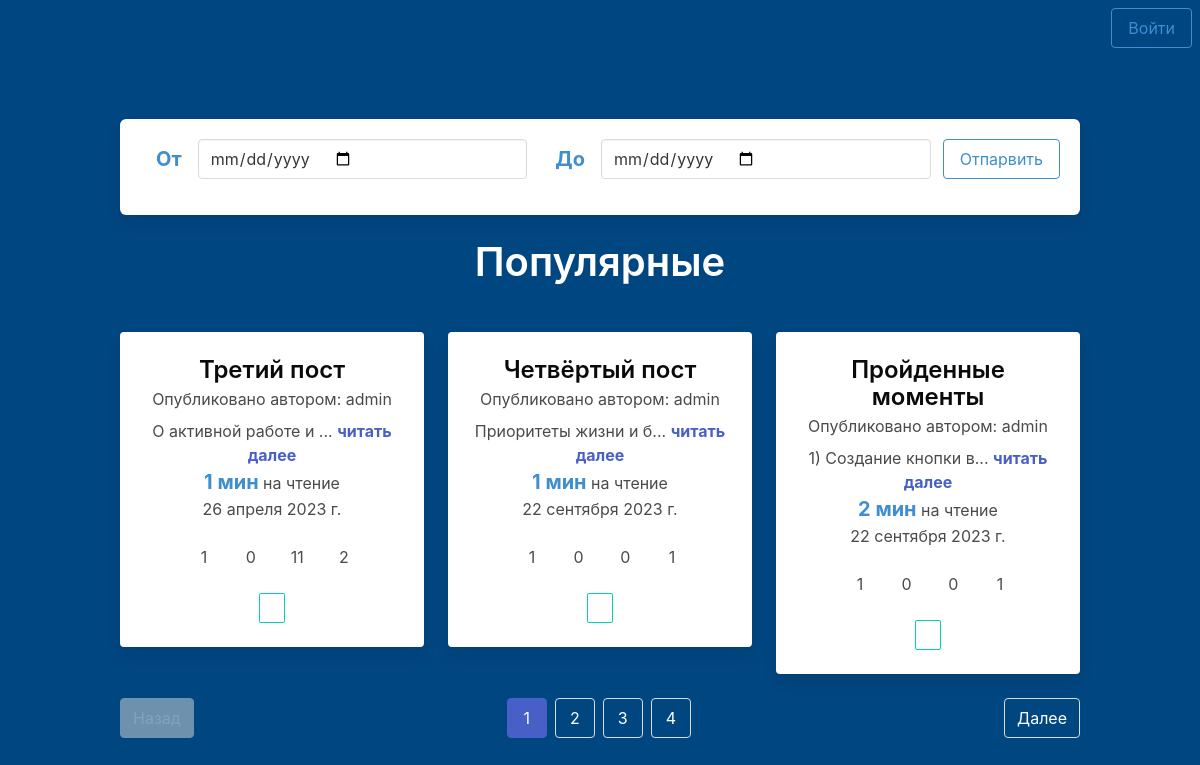
Page /blog/home/?filter=popular on the committed database.
### blog/models.py (models this page shows)
class Post(models.Model):
    title = models.CharField(max_length=255)
    text = models.TextField()
    slug = models.SlugField(unique=True)
    date = models.DateField(auto_now=True)
    author = models.ForeignKey(User, on_delete=models.CASCADE)
    image = models.ImageField(default='image.jpg', blank=True)
    likes = models.ManyToManyField(User, related_name='likes', blank=True)
    dislikes = models.ManyToManyField(User, related_name='dislikes', blank=True)
    views = models.ManyToManyField(User, related_name='views', blank=True)
    saved = models.ManyToManyField(User, related_name='saved', blank=True)
    favorite = models.ManyToManyField(User, related_name='favorite', blank=True)
    comments_allowed = models.BooleanField(default=True)
    def __str__(self):
        return self.title
    def snippet(self):
        return self.text[:20] + '...'
    def time_to_read(self):
        return math.ceil(len(self.text.split(' ')) / 100)

### blog/views.py (the view)
# urls.py: path('home/', views.home, name='home'),
def home(request):
    posts = Post.objects.all()
    search = request.GET.get('search')
    action = request.GET.get('action')
    query = request.GET.get('filter')
    from_date = request.GET.get('from')
    to_date = request.GET.get('to')
    posts =  filter_posts(request, query, posts) if query else posts
    posts = posts.filter(date__range=[from_date, to_date]) if from_date else posts
    if action:
        if not request.user.is_authenticated:
            return redirect('users:log_in')
        do_action(action, request)
        return redirect('blog:home')
    posts = posts.filter(
        Q(title__icontains=search) |
        Q(text__icontains=search)
    ) if search else posts
    pages = Paginator(posts, 3)
    page = request.GET.get('page')
    posts = pages.get_page(page)
    post_pages = posts.paginator.get_elided_page_range(posts.number, on_each_side=1, on_ends=1)
    return render(request, 'home.html', {'posts': posts, 'query': query, 'post_pages': post_pages})

### blog/templates/home.html (shortened to what this page needs)
{% extends 'base_layout.html' %}
{% load static from static %}
{% block content %}
    <div class="container">
        <div class="has-text-centered">
            <div class="box">
                <div class="field is-horizontal">
                    <form class="field-body">
                        <div class="field">
                            <div class="control is-flex is-align-items-center">
                                <span class="mx-4 has-text-weight-bold is-size-5 has-text-info">От</span>
                                <input type="date" class="input" name="from">
                            </div>
                        </div>
                        <div class="field">
                            <div class="control is-flex is-align-items-center">
                                <span class="mx-4 has-text-weight-bold is-size-5 has-text-info">До</span>
                                <input type="date" class="input" name="to">
                            </div>
                        </div>
                        <button class="button is-info is-outlined">Отпарвить</button>
                    </form>
                </div>
            </div>
            <div class="title has-text-white mb-6 is-2">
                {% if query == 'my_posts' %}
                    Мои посты
                {% elif query == 'popular' %}
                    Популярные
                {% elif query == 'liked_posts' %}
                    Понравившиеся
                {% elif query == 'new_posts' %}
                    Новые посты
                {% elif query == 'views' %}
                    Самые просматриваемые
                {% elif query == 'comment' %}
                    Самые обсуждаемые
                {% elif query == 'rate' %}
                    В топе рейтинга
                {% elif query == 'saved' %}
                    Сохраненные посты
                {% elif query == 'favorite' %}
                    Избранное
                {% else %}
                    Все посты
                {% endif %}
            </div>
        </div>
        <div class="columns is-centered is-multiline">
            {% for post in posts %}
                <div class="column is-4">
                    <div class="card has-text-centered">
                        <div class="card-content">
                            <div class="media-content">
                                <div class="title has-text-black is-4 mb-1">
                                    {{ post }}
                                </div>
                                {% if user == post.author %}
                                    <div class="subtile mb-2">Опубликовано вами</div>
                                {% else %}
                                    <div class="subtile mb-2">Опубликовано автором: {{ post.author }}</div>
                                {% endif %}
                            </div>
                            <div class="content">
                                {{ post.snippet }} <a href="{% url 'blog:post' post.slug %}?page=1"><b>читать далее</b></a>
                                <br>
                                <div>
                                    <b class="has-text-info is-size-5 ">{{post.time_to_read}} мин</b> на чтение
                                </div>
                                <div>{{ post.date }}</div>
                            </div>
                            <div class="columns is-centered">
                                <div class="column is-2 is-flex is-gapless is-justify-content-center is-align-items-center">
                                    {{ post.likes.count }}
                                </div>
                                <div class="column is-2 is-flex is-gapless is-justify-content-center is-align-items-center">
                                    {{ post.dislikes.count }}
                                </div>
                                <div class="column is-2 is-flex is-gapless is-justify-content-center is-align-items-center">
                                    {{ post.comment_set.count }}
                                </div>
                                <div class="column is-2 is-flex is-gapless is-justify-content-center is-align-items-center">
                                    {{ post.views.count }}
                                </div>
                            </div>
                            <div class="buttons is-centered">
                                    <a href="{% url 'blog:home'%}?action=favorite&pk={{post.pk}}" class="button is-primary is-outlined is-small">
                                    </a>
                                </div>
                        </div>
                    </div>
                </div>
            {% endfor %}
        </div>
        {% if posts.has_other_pages %}
            <nav class="pagination is-centered">
                {% if posts.has_previous %}
                <a href="{% if 'filter' in request.GET %}?filter={{ query }}&{% else %}?{% endif %}page={{posts.previous_page_number}}" class="pagination-previous has-text-white">
                    Назад
                </a>
                {% else %}
                <button class="pagination-previous has-text-white" disabled>Назад</button>
                {% endif %}
                {% if posts.has_next %}
                <a href="{% if 'filter' in request.GET %}?filter={{ query }}&{% else %}?{% endif %}page={{posts.next_page_number}}" class="pagination-next has-text-white">
                    Далее
                </a>
                {% else %}
                <button class="pagination-next has-text-white" disabled>Далее</button>
                {% endif %}
                <ul class="pagination-list">
                    {% for page in post_pages %}
                        <li>
                            <a href="{% if 'filter' in request.GET %}?filter={{ query }}&{% else %}?{% endif %}page={{page}}" class="pagination-link has-text-white {% if page == posts.number %} is-current {% endif %}">
                                {{page}}
                            </a>
                        </li>
                    {% endfor %}
                </ul>
            </nav>
        {% endif %}
    </div>
{% endblock %}

### static/style.css (style rules this page uses)
input:not([type=checkbox]) { width: 100%; }

### rows in the picture
Post: title "Третий пост", author "admin", snippet "О активной работе и ...", time_to_read "1", date "26 апреля 2023 г.", likes.count "1", dislikes.count "0", comment_set.count "11", views.count "2"
Post: title "Четвёртый пост", author "admin", snippet "Приоритеты жизни и б...", time_to_read "1", date "22 сентября 2023 г.", likes.count "1", dislikes.count "0", comment_set.count "0", views.count "1"
Post: title "Пройденные моменты", author "admin", snippet "1) Создание кнопки в...", time_to_read "2", date "22 сентября 2023 г.", likes.count "1", dislikes.count "0", comment_set.count "0", views.count "1"

### other values in the picture
{{ page }} "1" "2" "3" "4"
